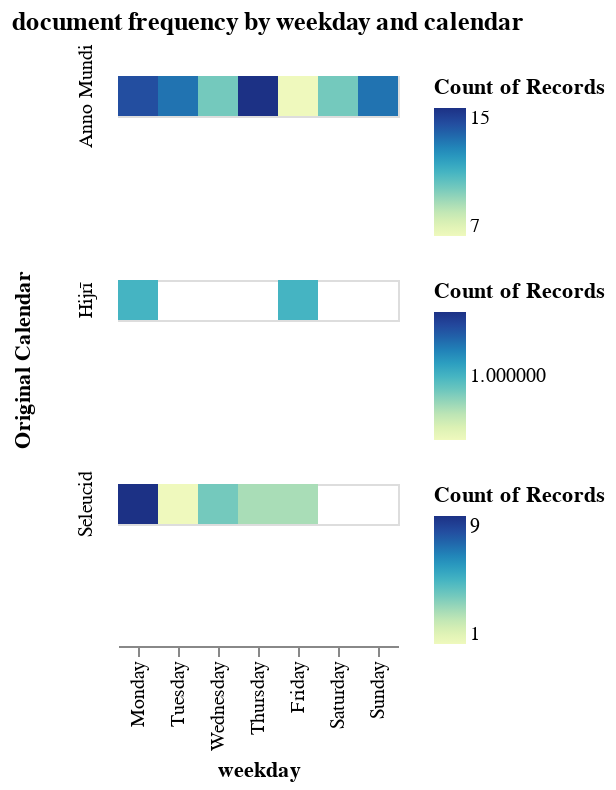

The notebook cell this image was saved under:
### Markdown cell above
This is more obvious if we use indepenend color scales.

### Code cell
weekday_calendar_chart.resolve_scale(color='independent')

### Figure 1 — Vega-Lite specification as saved in the notebook (floating-point values rounded to 4 significant figures)
{"config": {"view": {"continuousWidth": 300, "continuousHeight": 300}}, "data": {"name": "data-4b936202e6dee8eb731445f5c236e2f7"}, "facet": {"row": {"field": "doc_date_calendar", "title": "Original Calendar", "type": "nominal"}}, "spec": {"mark": {"type": "rect"}, "encoding": {"color": {"aggregate": "count", "field": "pgpid", "type": "quantitative"}, "x": {"field": "undate_weekday_name", "sort": ["Monday", "Tuesday", "Wednesday", "Thursday", "Friday", "Saturday", "Sunday"], "title": "weekday", "type": "nominal"}}}, "resolve": {"scale": {"color": "independent"}}, "title": "document frequency by weekday and calendar", "$schema": "https://vega.github.io/schema/vega-lite/v5.20.1.json", "datasets": {"data-4b936202e6dee8eb731445f5c236e2f7": [{"undate_weekday": 3, "undate_weekday_name": "Thursday", "pgpid": 1377, "doc_date_calendar": "Seleucid"}, {"undate_weekday": 0, "undate_weekday_name": "Monday", "pgpid": 2418, "doc_date_calendar": "Seleucid"}, {"undate_weekday": 0, "undate_weekday_name": "Monday", "pgpid": 2649, "doc_date_calendar": "Seleucid"}, {"undate_weekday": 2, "undate_weekday_name": "Wednesday", "pgpid": 2739, "doc_date_calendar": "Seleucid"}, {"undate_weekday": 3, "undate_weekday_name": "Thursday", "pgpid": 4026, "doc_date_calendar": "Seleucid"}, {"undate_weekday": 0, "undate_weekday_name": "Monday", "pgpid": 5393, "doc_date_calendar": "Seleucid"}, {"undate_weekday": 3, "undate_weekday_name": "Thursday", "pgpid": 6318, "doc_date_calendar": "Anno Mundi"}, {"undate_weekday": 0, "undate_weekday_name": "Monday", "pgpid": 6419, "doc_date_calendar": "Seleucid"}, {"undate_weekday": 0, "undate_weekday_name": "Monday", "pgpid": 6869, "doc_date_calendar": "Seleucid"}, {"undate_weekday": 3, "undate_weekday_name": "Thursday", "pgpid": 6947, "doc_date_calendar": "Seleucid"}, {"undate_weekday": 2, "undate_weekday_name": "Wednesday", "pgpid": 7237, "doc_date_calendar": "Seleucid"}, {"undate_weekday": 2, "undate_weekday_name": "Wednesday", "pgpid": 7381, "doc_date_calendar": "Seleucid"}, {"undate_weekday": 4, "undate_weekday_name": "Friday", "pgpid": 7637, "doc_date_calendar": "Seleucid"}, {"undate_weekday": 4, "undate_weekday_name": "Friday", "pgpid": 7642, "doc_date_calendar": "Seleucid"}, {"undate_weekday": 5, "undate_weekday_name": "Saturday", "pgpid": 8332, "doc_date_calendar": "Anno Mundi"}, {"undate_weekday": 0, "undate_weekday_name": "Monday", "pgpid": 9073, "doc_date_calendar": "Anno Mundi"}, {"undate_weekday": 4, "undate_weekday_name": "Friday", "pgpid": 11227, "doc_date_calendar": "Hijrī"}, {"undate_weekday": 6, "undate_weekday_name": "Sunday", "pgpid": 19648, "doc_date_calendar": "Anno Mundi"}, {"undate_weekday": 2, "undate_weekday_name": "Wednesday", "pgpid": 19649, "doc_date_calendar": "Anno Mundi"}, {"undate_weekday": 0, "undate_weekday_name": "Monday", "pgpid": 21094, "doc_date_calendar": "Hijrī"}, {"undate_weekday": 1, "undate_weekday_name": "Tuesday", "pgpid": 25879, "doc_date_calendar": "Anno Mundi"}, {"undate_weekday": 0, "undate_weekday_name": "Monday", "pgpid": 26510, "doc_date_calendar": "Seleucid"}, {"undate_weekday": 6, "undate_weekday_name": "Sunday", "pgpid": 27479, "doc_date_calendar": "Anno Mundi"}, {"undate_weekday": 4, "undate_weekday_name": "Friday", "pgpid": 27482, "doc_date_calendar": "Anno Mundi"}, {"undate_weekday": 3, "undate_weekday_name": "Thursday", "pgpid": 27484, "doc_date_calendar": "Anno Mundi"}, {"undate_weekday": 2, "undate_weekday_name": "Wednesday", "pgpid": 27485, "doc_date_calendar": "Anno Mundi"}, {"undate_weekday": 2, "undate_weekday_name": "Wednesday", "pgpid": 27487, "doc_date_calendar": "Anno Mundi"}, {"undate_weekday": 3, "undate_weekday_name": "Thursday", "pgpid": 27489, "doc_date_calendar": "Anno Mundi"}, {"undate_weekday": 6, "undate_weekday_name": "Sunday", "pgpid": 27490, "doc_date_calendar": "Anno Mundi"}, {"undate_weekday": 0, "undate_weekday_name": "Monday", "pgpid": 27491, "doc_date_calendar": "Anno Mundi"}, {"undate_weekday": 6, "undate_weekday_name": "Sunday", "pgpid": 27493, "doc_date_calendar": "Anno Mundi"}, {"undate_weekday": 0, "undate_weekday_name": "Monday", "pgpid": 27495, "doc_date_calendar": "Anno Mundi"}, {"undate_weekday": 5, "undate_weekday_name": "Saturday", "pgpid": 27496, "doc_date_calendar": "Anno Mundi"}, {"undate_weekday": 4, "undate_weekday_name": "Friday", "pgpid": 27497, "doc_date_calendar": "Anno Mundi"}, {"undate_weekday": 5, "undate_weekday_name": "Saturday", "pgpid": 27498, "doc_date_calendar": "Anno Mundi"}, {"undate_weekday": 1, "undate_weekday_name": "Tuesday", "pgpid": 27499, "doc_date_calendar": "Anno Mundi"}, {"undate_weekday": 2, "undate_weekday_name": "Wednesday", "pgpid": 27500, "doc_date_calendar": "Anno Mundi"}, {"undate_weekday": 4, "undate_weekday_name": "Friday", "pgpid": 27507, "doc_date_calendar": "Anno Mundi"}, {"undate_weekday": 3, "undate_weekday_name": "Thursday", "pgpid": 27509, "doc_date_calendar": "Anno Mundi"}, {"undate_weekday": 1, "undate_weekday_name": "Tuesday", "pgpid": 27511, "doc_date_calendar": "Anno Mundi"}, {"undate_weekday": 6, "undate_weekday_name": "Sunday", "pgpid": 27514, "doc_date_calendar": "Anno Mundi"}, {"undate_weekday": 5, "undate_weekday_name": "Saturday", "pgpid": 27515, "doc_date_calendar": "Anno Mundi"}, {"undate_weekday": 0, "undate_weekday_name": "Monday", "pgpid": 27516, "doc_date_calendar": "Anno Mundi"}, {"undate_weekday": 6, "undate_weekday_name": "Sunday", "pgpid": 27517, "doc_date_calendar": "Anno Mundi"}, {"undate_weekday": 6, "undate_weekday_name": "Sunday", "pgpid": 27546, "doc_date_calendar": "Anno Mundi"}, {"undate_weekday": 1, "undate_weekday_name": "Tuesday", "pgpid": 27587, "doc_date_calendar": "Anno Mundi"}, {"undate_weekday": 5, "undate_weekday_name": "Saturday", "pgpid": 27588, "doc_date_calendar": "Anno Mundi"}, {"undate_weekday": 1, "undate_weekday_name": "Tuesday", "pgpid": 27589, "doc_date_calendar": "Anno Mundi"}, {"undate_weekday": 3, "undate_weekday_name": "Thursday", "pgpid": 27721, "doc_date_calendar": "Anno Mundi"}, {"undate_weekday": 2, "undate_weekday_name": "Wednesday", "pgpid": 27758, "doc_date_calendar": "Anno Mundi"}, {"undate_weekday": 3, "undate_weekday_name": "Thursday", "pgpid": 27760, "doc_date_calendar": "Anno Mundi"}, {"undate_weekday": 6, "undate_weekday_name": "Sunday", "pgpid": 27766, "doc_date_calendar": "Anno Mundi"}, {"undate_weekday": 0, "undate_weekday_name": "Monday", "pgpid": 27767, "doc_date_calendar": "Anno Mundi"}, {"undate_weekday": 1, "undate_weekday_name": "Tuesday", "pgpid": 27768, "doc_date_calendar": "Anno Mundi"}, {"undate_weekday": 3, "undate_weekday_name": "Thursday", "pgpid": 27769, "doc_date_calendar": "Anno Mundi"}, {"undate_weekday": 2, "undate_weekday_name": "Wednesday", "pgpid": 27774, "doc_date_calendar": "Anno Mundi"}, {"undate_weekday": 2, "undate_weekday_name": "Wednesday", "pgpid": 27775, "doc_date_calendar": "Anno Mundi"}, {"undate_weekday": 1, "undate_weekday_name": "Tuesday", "pgpid": 27776, "doc_date_calendar": "Anno Mundi"}, {"undate_weekday": 3, "undate_weekday_name": "Thursday", "pgpid": 27777, "doc_date_calendar": "Anno Mundi"}, {"undate_weekday": 2, "undate_weekday_name": "Wednesday", "pgpid": 27779, "doc_date_calendar": "Anno Mundi"}, {"undate_weekday": 0, "undate_weekday_name": "Monday", "pgpid": 27783, "doc_date_calendar": "Anno Mundi"}, {"undate_weekday": 0, "undate_weekday_name": "Monday", "pgpid": 27785, "doc_date_calendar": "Anno Mundi"}, {"undate_weekday": 0, "undate_weekday_name": "Monday", "pgpid": 27787, "doc_date_calendar": "Anno Mundi"}, {"undate_weekday": 3, "undate_weekday_name": "Thursday", "pgpid": 27789, "doc_date_calendar": "Anno Mundi"}, {"undate_weekday": 3, "undate_weekday_name": "Thursday", "pgpid": 27790, "doc_date_calendar": "Anno Mundi"}, {"undate_weekday": 3, "undate_weekday_name": "Thursday", "pgpid": 27791, "doc_date_calendar": "Anno Mundi"}, {"undate_weekday": 1, "undate_weekday_name": "Tuesday", "pgpid": 27792, "doc_date_calendar": "Seleucid"}, {"undate_weekday": 5, "undate_weekday_name": "Saturday", "pgpid": 27793, "doc_date_calendar": "Anno Mundi"}, {"undate_weekday": 0, "undate_weekday_name": "Monday", "pgpid": 27794, "doc_date_calendar": "Anno Mundi"}, {"undate_weekday": 1, "undate_weekday_name": "Tuesday", "pgpid": 27795, "doc_date_calendar": "Anno Mundi"}, {"undate_weekday": 3, "undate_weekday_name": "Thursday", "pgpid": 27798, "doc_date_calendar": "Anno Mundi"}, {"undate_weekday": 6, "undate_weekday_name": "Sunday", "pgpid": 27800, "doc_date_calendar": "Anno Mundi"}, {"undate_weekday": 4, "undate_weekday_name": "Friday", "pgpid": 27802, "doc_date_calendar": "Anno Mundi"}, {"undate_weekday": 1, "undate_weekday_name": "Tuesday", "pgpid": 27805, "doc_date_calendar": "Anno Mundi"}, {"undate_weekday": 5, "undate_weekday_name": "Saturday", "pgpid": 27807, "doc_date_calendar": "Anno Mundi"}, {"undate_weekday": 0, "undate_weekday_name": "Monday", "pgpid": 27808, "doc_date_calendar": "Anno Mundi"}, {"undate_weekday": 0, "undate_weekday_name": "Monday", "pgpid": 27820, "doc_date_calendar": "Anno Mundi"}, {"undate_weekday": 5, "undate_weekday_name": "Saturday", "pgpid": 27920, "doc_date_calendar": "Anno Mundi"}, {"undate_weekday": 4, "undate_weekday_name": "Friday", "pgpid": 27921, "doc_date_calendar": "Anno Mundi"}, {"undate_weekday": 5, "undate_weekday_name": "Saturday", "pgpid": 27930, "doc_date_calendar": "Anno Mundi"}, {"undate_weekday": 6, "undate_weekday_name": "Sunday", "pgpid": 27962, "doc_date_calendar": "Anno Mundi"}, {"undate_weekday": 6, "undate_weekday_name": "Sunday", "pgpid": 27963, "doc_date_calendar": "Anno Mundi"}, {"undate_weekday": 4, "undate_weekday_name": "Friday", "pgpid": 27965, "doc_date_calendar": "Anno Mundi"}, {"undate_weekday": 3, "undate_weekday_name": "Thursday", "pgpid": 27967, "doc_date_calendar": "Anno Mundi"}, {"undate_weekday": 4, "undate_weekday_name": "Friday", "pgpid": 28021, "doc_date_calendar": "Anno Mundi"}, {"undate_weekday": 2, "undate_weekday_name": "Wednesday", "pgpid": 28022, "doc_date_calendar": "Anno Mundi"}, {"undate_weekday": 6, "undate_weekday_name": "Sunday", "pgpid": 28023, "doc_date_calendar": "Anno Mundi"}, {"undate_weekday": 0, "undate_weekday_name": "Monday", "pgpid": 28031, "doc_date_calendar": "Anno Mundi"}, {"undate_weekday": 0, "undate_weekday_name": "Monday", "pgpid": 28038, "doc_date_calendar": "Anno Mundi"}, {"undate_weekday": 1, "undate_weekday_name": "Tuesday", "pgpid": 28039, "doc_date_calendar": "Anno Mundi"}, {"undate_weekday": 3, "undate_weekday_name": "Thursday", "pgpid": 28045, "doc_date_calendar": "Anno Mundi"}, {"undate_weekday": 2, "undate_weekday_name": "Wednesday", "pgpid": 28053, "doc_date_calendar": "Anno Mundi"}, {"undate_weekday": 6, "undate_weekday_name": "Sunday", "pgpid": 28060, "doc_date_calendar": "Anno Mundi"}, {"undate_weekday": 5, "undate_weekday_name": "Saturday", "pgpid": 28066, "doc_date_calendar": "Anno Mundi"}, {"undate_weekday": 1, "undate_weekday_name": "Tuesday", "pgpid": 28068, "doc_date_calendar": "Anno Mundi"}, {"undate_weekday": 3, "undate_weekday_name": "Thursday", "pgpid": 28071, "doc_date_calendar": "Anno Mundi"}, {"undate_weekday": 0, "undate_weekday_name": "Monday", "pgpid": 28072, "doc_date_calendar": "Anno Mundi"}, {"undate_weekday": 1, "undate_weekday_name": "Tuesday", "pgpid": 28073, "doc_date_calendar": "Anno Mundi"}, {"undate_weekday": 1, "undate_weekday_name": "Tuesday", "pgpid": 28085, "doc_date_calendar": "Anno Mundi"}, {"undate_weekday": 0, "undate_weekday_name": "Monday", "pgpid": 34623, "doc_date_calendar": "Seleucid"}, {"undate_weekday": 2, "undate_weekday_name": "Wednesday", "pgpid": 35264, "doc_date_calendar": "Seleucid"}, {"undate_weekday": 0, "undate_weekday_name": "Monday", "pgpid": 39564, "doc_date_calendar": "Seleucid"}, {"undate_weekday": 0, "undate_weekday_name": "Monday", "pgpid": 40035, "doc_date_calendar": "Seleucid"}, {"undate_weekday": 4, "undate_weekday_name": "Friday", "pgpid": 40036, "doc_date_calendar": "Seleucid"}]}}
